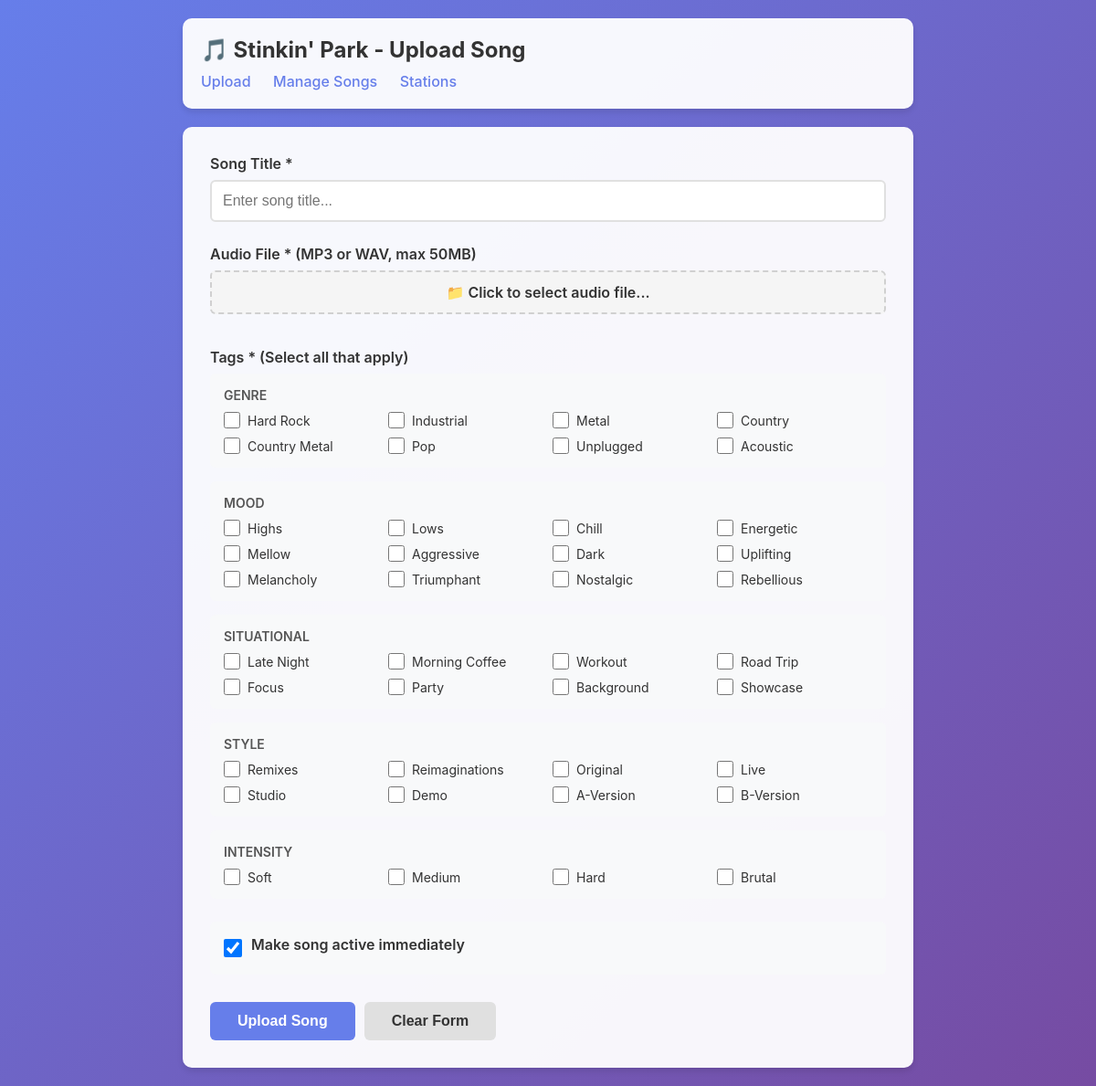
Screenshot of /admin/upload.php with the database file from the repository.
### tables this page shows
CREATE TABLE tags (
    id INT UNSIGNED AUTO_INCREMENT PRIMARY KEY,
    name VARCHAR(50) UNIQUE NOT NULL,
    category ENUM('genre', 'mood', 'situational', 'style', 'intensity') NOT NULL,
    slug VARCHAR(50) UNIQUE NOT NULL,
    display_order INT DEFAULT 0,
    created_at TIMESTAMP DEFAULT CURRENT_TIMESTAMP,
    
    INDEX idx_category (category),
    INDEX idx_slug (slug)
);

### includes/Database.php (called while the page is built, shortened)
<?php
class Database
{
    private static ?PDO $connection = null;
    private static array $config = [];
    public static function init(array $config): void
    {
        self::$config = $config;
    }
    public static function getConnection(): PDO
    {
        if (self::$connection === null) {
                        try {
                $dsn = sprintf(
                    "mysql:host=%s;dbname=%s;charset=utf8mb4",
                    self::$config['host'],
                    self::$config['database']
                );
                                self::$connection = new PDO(
                    $dsn,
                    self::$config['username'],
                    self::$config['password'],
                    [
                        PDO::ATTR_ERRMODE => PDO::ERRMODE_EXCEPTION,
                        PDO::ATTR_DEFAULT_FETCH_MODE => PDO::FETCH_ASSOC,
                        PDO::ATTR_EMULATE_PREPARES => false,
                        PDO::MYSQL_ATTR_INIT_COMMAND => "SET NAMES utf8mb4 COLLATE utf8mb4_unicode_ci"
                    ]
                );
            } catch (PDOException $e) {
                error_log("Database connection failed: " . $e->getMessage());
                throw new Exception("Unable to connect to database");
            }
        }
                return self::$connection;
    }
    public static function execute(string $sql, array $params = []): \PDOStatement
    {
        $pdo = self::getConnection();
                try {
            $stmt = $pdo->prepare($sql);
            $stmt->execute($params);
            return $stmt;
        } catch (PDOException $e) {
            error_log("Query failed: " . $e->getMessage() . " SQL: " . $sql);
            throw new Exception("Database query failed");
        }
    }
}

### admin/upload.php (the view, shortened to what this page needs)
<?php
require_once __DIR__ . '/../config/database.php';
$tagsByCategory = [];
$tags = Database::execute("SELECT * FROM tags ORDER BY category, display_order, name")->fetchAll();
foreach ($tags as $tag) {
    $tagsByCategory[$tag['category']][] = $tag;
}
?>
<!DOCTYPE html>
<html lang="en">
<head>
</head>
<body>
    <div class="container">
        <div class="header">
            <h1>🎵 Stinkin' Park - Upload Song</h1>
            <nav class="nav">
                <a href="upload.php">Upload</a>
                <a href="manage.php">Manage Songs</a>
                <a href="stations.php">Stations</a>
            </nav>
        </div>
        <form class="upload-form" method="POST" enctype="multipart/form-data">
            <div class="form-group">
                <label for="title">Song Title *</label>
                <input type="text"
                       id="title"
                       name="title"
                       value="<?= htmlspecialchars($_POST['title'] ?? '') ?>"
                       required
                       placeholder="Enter song title...">
            </div>
            <div class="form-group">
                <label for="audio_file">Audio File * (MP3 or WAV, max 50MB)</label>
                <div class="file-input-wrapper">
                    <label for="audio_file" class="file-input-label" id="file-label">
                        📁 Click to select audio file...
                    </label>
                </div>
            </div>
            <div class="form-group">
                <label>Tags * (Select all that apply)</label>
                <div class="tag-section">
                    <?php foreach ($tagsByCategory as $category => $categoryTags): ?>
                    <div class="tag-category">
                        <h3><?= ucfirst($category) ?></h3>
                        <div class="tag-grid">
                            <?php foreach ($categoryTags as $tag): ?>
                            <div class="tag-checkbox">
                                <input type="checkbox"
                                       id="tag_<?= $tag['id'] ?>"
                                       name="tags[]"
                                       value="<?= $tag['id'] ?>"
                                       <?= in_array($tag['id'], $_POST['tags'] ?? []) ? 'checked' : '' ?>>
                                <label for="tag_<?= $tag['id'] ?>">
                                    <?= htmlspecialchars($tag['name']) ?>
                                </label>
                            </div>
                            <?php endforeach; ?>
                        </div>
                    </div>
                    <?php endforeach; ?>
                </div>
            </div>
            <div class="form-group">
                <div class="active-checkbox">
                    <input type="checkbox"
                           id="active"
                           name="active"
                           value="1"
                           checked>
                    <label for="active">Make song active immediately</label>
                </div>
            </div>
            <div class="button-group">
                <button type="submit" class="btn btn-primary">Upload Song</button>
                <button type="reset" class="btn btn-secondary">Clear Form</button>
            </div>
        </form>
    </div>
</body>
</html>

### admin/upload.php (style rules this page uses)
* { margin: 0; padding: 0; box-sizing: border-box; }
body { font-family: -apple-system, BlinkMacSystemFont, 'Segoe UI', Roboto, Oxygen, Ubuntu, sans-serif; background: linear-gradient(135deg, #667eea 0%, #764ba2 100%); min-height: 100vh; padding: 20px; }
.container { max-width: 800px; margin: 0 auto; }
.header { background: rgba(255, 255, 255, 0.95); padding: 20px; border-radius: 10px; margin-bottom: 20px; box-shadow: 0 4px 6px rgba(0, 0, 0, 0.1); }
h1 { color: #333; font-size: 24px; }
.nav { margin-top: 10px; }
.nav a { color: #667eea; text-decoration: none; margin-right: 20px; font-weight: 500; }
.upload-form { background: rgba(255, 255, 255, 0.95); padding: 30px; border-radius: 10px; box-shadow: 0 4px 6px rgba(0, 0, 0, 0.1); }
.form-group { margin-bottom: 25px; }
label { display: block; margin-bottom: 8px; color: #333; font-weight: 600; }
input[type="text"], input[type="file"] { width: 100%; padding: 12px; border: 2px solid #e0e0e0; border-radius: 6px; font-size: 16px; transition: border-color 0.3s; }
.file-input-wrapper { position: relative; overflow: hidden; display: inline-block; width: 100%; }
.file-input-label { display: block; padding: 12px; background: #f5f5f5; border: 2px dashed #d0d0d0; border-radius: 6px; text-align: center; cursor: pointer; transition: all 0.3s; }
.tag-section { margin-bottom: 20px; }
.tag-category { background: #f8f9fa; padding: 15px; border-radius: 6px; margin-bottom: 15px; }
.tag-category h3 { color: #555; font-size: 14px; text-transform: uppercase; margin-bottom: 10px; font-weight: 600; }
.tag-grid { display: grid; grid-template-columns: repeat(auto-fill, minmax(150px, 1fr)); gap: 10px; }
.tag-checkbox { display: flex; align-items: center; }
.tag-checkbox input[type="checkbox"] { margin-right: 8px; width: 18px; height: 18px; cursor: pointer; }
.tag-checkbox label { margin: 0; font-weight: normal; cursor: pointer; font-size: 14px; }
.button-group { display: flex; gap: 10px; margin-top: 30px; }
.btn { padding: 12px 30px; border: none; border-radius: 6px; font-size: 16px; font-weight: 600; cursor: pointer; transition: all 0.3s; }
.btn-primary { background: #667eea; color: white; }
.btn-secondary { background: #e0e0e0; color: #333; }
.active-checkbox { display: flex; align-items: center; background: #f8f9fa; padding: 15px; border-radius: 6px; }
.active-checkbox input[type="checkbox"] { width: 20px; height: 20px; margin-right: 10px; }

### rows the page displays
tags: name "Hard Rock"
tags: name "Industrial"
tags: name "Metal"
tags: name "Country"
tags: name "Country Metal"
tags: name "Pop"
tags: name "Unplugged"
tags: name "Acoustic"
tags: name "Highs"
tags: name "Lows"
tags: name "Chill"
tags: name "Energetic"
tags: name "Mellow"
tags: name "Aggressive"
tags: name "Dark"
tags: name "Uplifting"
tags: name "Melancholy"
tags: name "Triumphant"
tags: name "Nostalgic"
tags: name "Rebellious"
tags: name "Late Night"
tags: name "Morning Coffee"
tags: name "Workout"
tags: name "Road Trip"
tags: name "Focus"
tags: name "Party"
tags: name "Background"
tags: name "Showcase"
tags: name "Remixes"
tags: name "Reimaginations"
tags: name "Original"
tags: name "Live"
tags: name "Studio"
tags: name "Demo"
tags: name "A-Version"
tags: name "B-Version"
tags: name "Soft"
tags: name "Medium"
tags: name "Hard"
tags: name "Brutal"

### other values shown
$category "GENRE"
$category "MOOD"
$category "SITUATIONAL"
$category "STYLE"
$category "INTENSITY"
